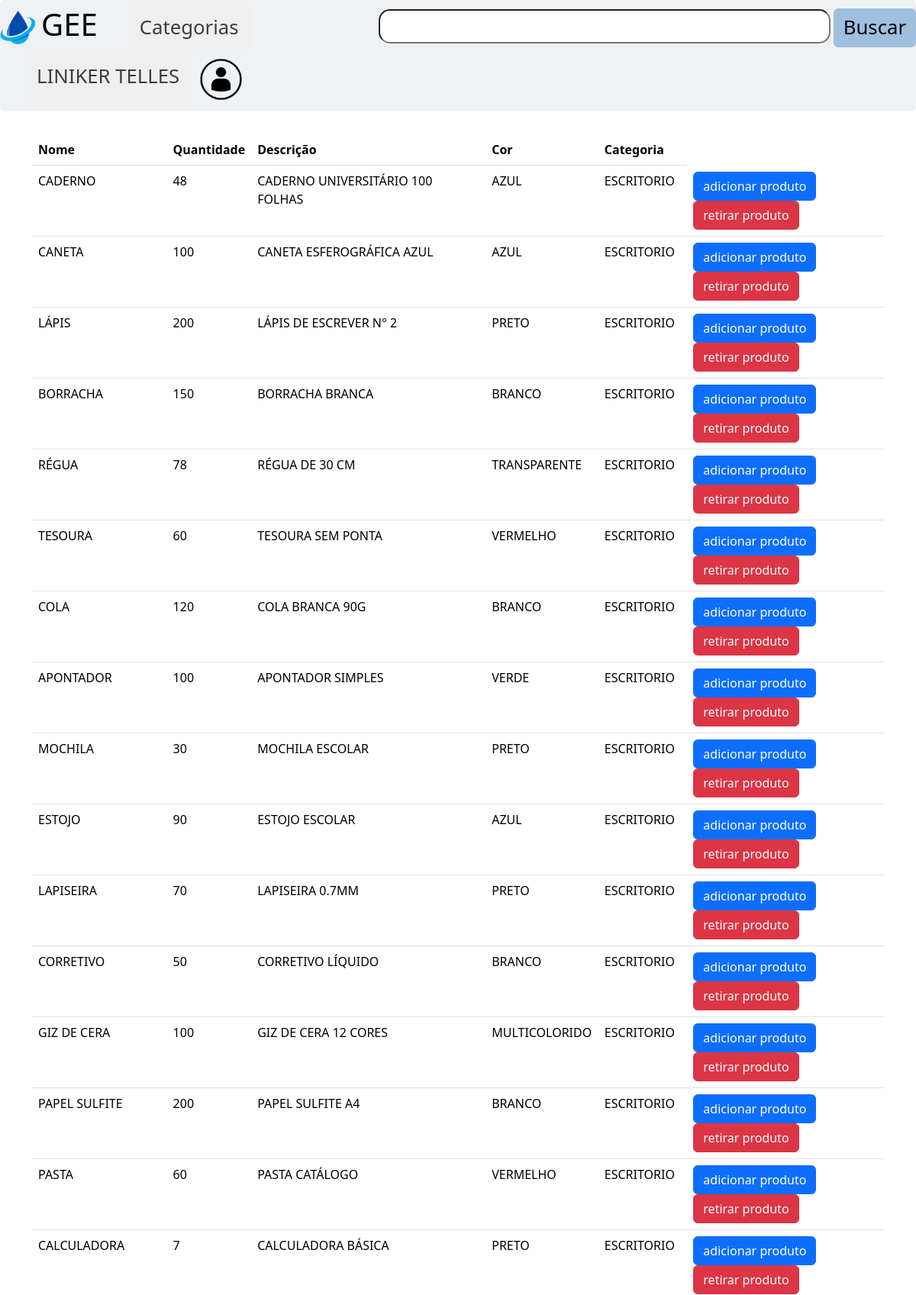
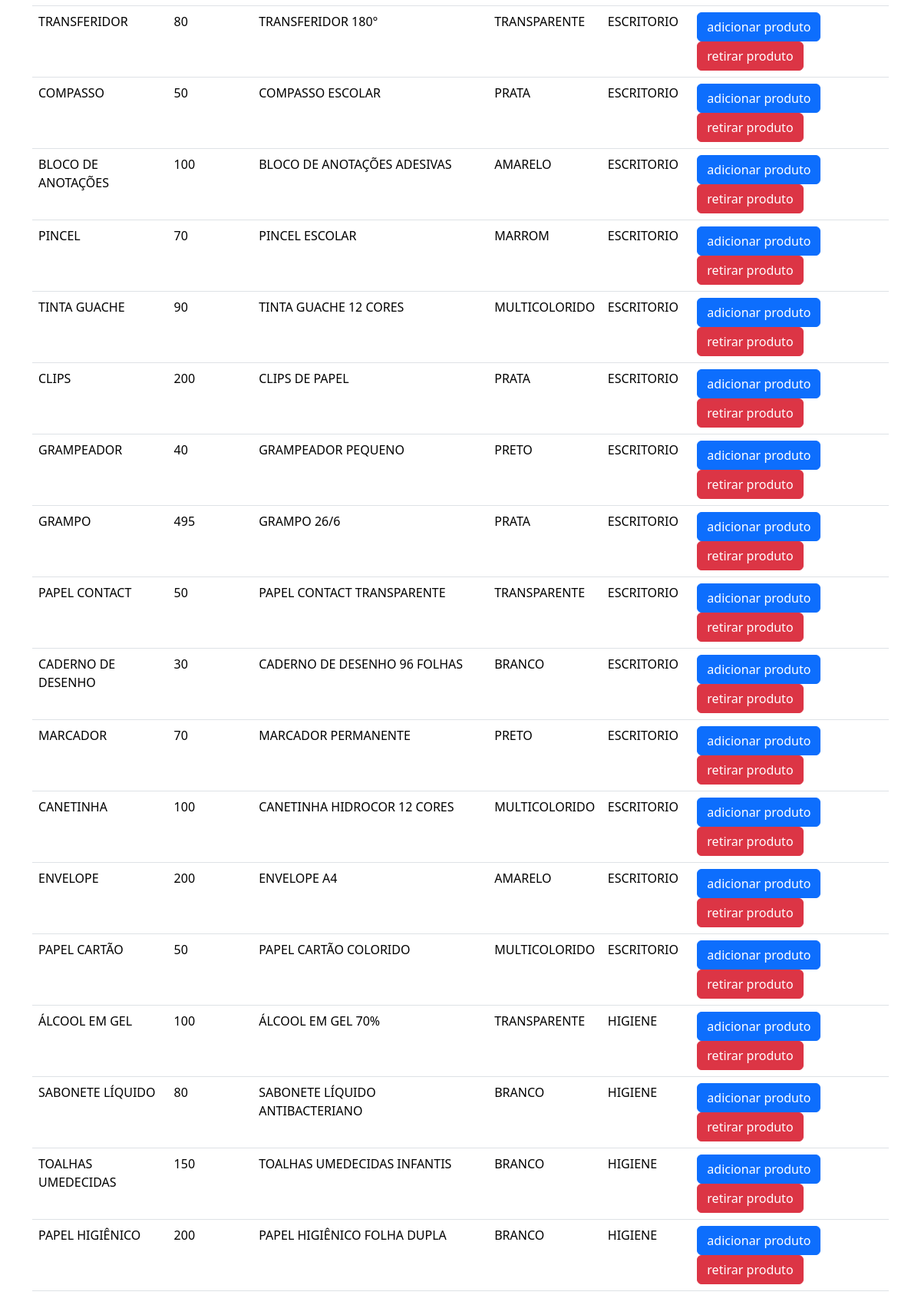
Screenshot of /lista/lista.php (signed in, upper part) with the database file from the repository (2 pictures, top to bottom).
### tables this page shows
CREATE TABLE `produto` (
  `pro_cod` int(11) NOT NULL,
  `pro_nome` varchar(20) NOT NULL,
  `pro_quant` int(11) NOT NULL,
  `pro_descricao` varchar(100) DEFAULT NULL,
  `pro_cor` varchar(30) DEFAULT NULL,
  `pro_limite` int(11) DEFAULT 20,
  `pro_IsActive` bit(1) NOT NULL,
  `cat_cod` int(11) NOT NULL
);

CREATE TABLE `categoria` (
  `cat_cod` int(11) NOT NULL,
  `cat_nome` varchar(25) NOT NULL,
  `cat_IsActive` bit(1) NOT NULL
);

### lista/lista.php (the view, shortened to what this page needs)
<!DOCTYPE html>
<html lang="en">
<head>
    <link href="https://cdn.jsdelivr.net/npm/bootstrap@5.3.3/dist/css/bootstrap.min.css" rel="stylesheet">
</head>
<body class="BodyTable">
    <?php
    include_once("../navBar.php");
    include_once ("../conexao.php");
    ?>
      <div class="container">
          <div class="containerTable">
              <table class="table">
                <thead>
                    <tr>
            <th scope="col">Nome</th>
            <th scope="col">Quantidade</th>
            <th scope="col">Descrição</th>
            <th scope="col">Cor</th>
        <th scope="col">Categoria</th>
    </tr>
</thead>
<tbody>
    <?php
                    if(isset($_GET['cod'])){
                        $cod = $_GET['cod'];
                        $slq = mysqli_query($conexao, "SELECT p.pro_cod as cod,p.pro_cor as cor,p.pro_nome as nome,p.pro_quant as quant,p.pro_descricao as descri,c.cat_nome as nomecat,p.pro_IsActive as active,c.cat_IsActive as activecat FROM produto as p INNER JOIN categoria as c on c.cat_cod=p.cat_cod WHERE c.cat_cod=$cod");
                            }
                            else{
                                $slq = mysqli_query($conexao, "SELECT p.pro_cod as cod,p.pro_cor as cor,p.pro_nome as nome,p.pro_quant as quant,p.pro_descricao as descri,c.cat_nome as nomecat,p.pro_IsActive as active,c.cat_IsActive as activecat FROM produto as p INNER JOIN categoria as c on c.cat_cod=p.cat_cod");
                                }
                                while ($lista = mysqli_fetch_array($slq)) {
                                    if($lista['active'] == true && $lista['activecat'] == true){
                                        ?>
                        <tr>
                            <td><?php echo $lista['nome']; ?></td>
                        <td><?php echo $lista['quant']; ?></td>
                    <td><?php echo $lista['descri']; ?></td>
                <td><?php echo $lista['cor']; ?></td>
            <td><?php echo $lista['nomecat']; ?> </td>
        <td>
            <a href="form.php?cod=<?php echo $lista['cod']; ?>&tipo=adicionar" class="btn btn-primary">adicionar produto</a>
            <a href="form.php?cod=<?php echo $lista['cod']; ?>&tipo=retirar" class="btn btn-danger">retirar produto</a>
                            </td>
                        </tr>
                    <?php }}
                    ; ?>
</tbody>
</table>
</div>
</div>
</body>
</html>

### style.css (style rules this page uses)
body { font-family: "Poppins", sans-serif ; }
::placeholder { text-align: left; padding-left: 3px; font-size: 30px; }
.table { --bs-table-bg: #EFF2F4; }
th { text-align: left !important; }
td { text-align: left !important; }
.containerTable { width: 100%; text-align: center; margin-top: 20px; }

### rows the page displays
produto: pro_nome "CADERNO", pro_quant "48", pro_descricao "CADERNO UNIVERSITÁRIO 100 FOLHAS", pro_cor "AZUL", cat_cod.cat_nome "ESCRITORIO"
produto: pro_nome "CANETA", pro_quant "100", pro_descricao "CANETA ESFEROGRÁFICA AZUL", pro_cor "AZUL", cat_cod.cat_nome "ESCRITORIO"
produto: pro_nome "LÁPIS", pro_quant "200", pro_descricao "LÁPIS DE ESCREVER N° 2", pro_cor "PRETO", cat_cod.cat_nome "ESCRITORIO"
produto: pro_nome "BORRACHA", pro_quant "150", pro_descricao "BORRACHA BRANCA", pro_cor "BRANCO", cat_cod.cat_nome "ESCRITORIO"
produto: pro_nome "RÉGUA", pro_quant "78", pro_descricao "RÉGUA DE 30 CM", pro_cor "TRANSPARENTE", cat_cod.cat_nome "ESCRITORIO"
produto: pro_nome "TESOURA", pro_quant "60", pro_descricao "TESOURA SEM PONTA", pro_cor "VERMELHO", cat_cod.cat_nome "ESCRITORIO"
produto: pro_nome "COLA", pro_quant "120", pro_descricao "COLA BRANCA 90G", pro_cor "BRANCO", cat_cod.cat_nome "ESCRITORIO"
produto: pro_nome "APONTADOR", pro_quant "100", pro_descricao "APONTADOR SIMPLES", pro_cor "VERDE", cat_cod.cat_nome "ESCRITORIO"
produto: pro_nome "MOCHILA", pro_quant "30", pro_descricao "MOCHILA ESCOLAR", pro_cor "PRETO", cat_cod.cat_nome "ESCRITORIO"
produto: pro_nome "ESTOJO", pro_quant "90", pro_descricao "ESTOJO ESCOLAR", pro_cor "AZUL", cat_cod.cat_nome "ESCRITORIO"
produto: pro_nome "LAPISEIRA", pro_quant "70", pro_descricao "LAPISEIRA 0.7MM", pro_cor "PRETO", cat_cod.cat_nome "ESCRITORIO"
produto: pro_nome "CORRETIVO", pro_quant "50", pro_descricao "CORRETIVO LÍQUIDO", pro_cor "BRANCO", cat_cod.cat_nome "ESCRITORIO"
produto: pro_nome "GIZ DE CERA", pro_quant "100", pro_descricao "GIZ DE CERA 12 CORES", pro_cor "MULTICOLORIDO", cat_cod.cat_nome "ESCRITORIO"
produto: pro_nome "PAPEL SULFITE", pro_quant "200", pro_descricao "PAPEL SULFITE A4", pro_cor "BRANCO", cat_cod.cat_nome "ESCRITORIO"
produto: pro_nome "PASTA", pro_quant "60", pro_descricao "PASTA CATÁLOGO", pro_cor "VERMELHO", cat_cod.cat_nome "ESCRITORIO"
produto: pro_nome "CALCULADORA", pro_quant "7", pro_descricao "CALCULADORA BÁSICA", pro_cor "PRETO", cat_cod.cat_nome "ESCRITORIO"
produto: pro_nome "TRANSFERIDOR", pro_quant "80", pro_descricao "TRANSFERIDOR 180°", pro_cor "TRANSPARENTE", cat_cod.cat_nome "ESCRITORIO"
produto: pro_nome "COMPASSO", pro_quant "50", pro_descricao "COMPASSO ESCOLAR", pro_cor "PRATA", cat_cod.cat_nome "ESCRITORIO"
produto: pro_nome "BLOCO DE ANOTAÇÕES", pro_quant "100", pro_descricao "BLOCO DE ANOTAÇÕES ADESIVAS", pro_cor "AMARELO", cat_cod.cat_nome "ESCRITORIO"
produto: pro_nome "PINCEL", pro_quant "70", pro_descricao "PINCEL ESCOLAR", pro_cor "MARROM", cat_cod.cat_nome "ESCRITORIO"
produto: pro_nome "TINTA GUACHE", pro_quant "90", pro_descricao "TINTA GUACHE 12 CORES", pro_cor "MULTICOLORIDO", cat_cod.cat_nome "ESCRITORIO"
produto: pro_nome "CLIPS", pro_quant "200", pro_descricao "CLIPS DE PAPEL", pro_cor "PRATA", cat_cod.cat_nome "ESCRITORIO"
produto: pro_nome "GRAMPEADOR", pro_quant "40", pro_descricao "GRAMPEADOR PEQUENO", pro_cor "PRETO", cat_cod.cat_nome "ESCRITORIO"
produto: pro_nome "GRAMPO", pro_quant "495", pro_descricao "GRAMPO 26/6", pro_cor "PRATA", cat_cod.cat_nome "ESCRITORIO"
produto: pro_nome "PAPEL CONTACT", pro_quant "50", pro_descricao "PAPEL CONTACT TRANSPARENTE", pro_cor "TRANSPARENTE", cat_cod.cat_nome "ESCRITORIO"
produto: pro_nome "CADERNO DE DESENHO", pro_quant "30", pro_descricao "CADERNO DE DESENHO 96 FOLHAS", pro_cor "BRANCO", cat_cod.cat_nome "ESCRITORIO"
produto: pro_nome "MARCADOR", pro_quant "70", pro_descricao "MARCADOR PERMANENTE", pro_cor "PRETO", cat_cod.cat_nome "ESCRITORIO"
produto: pro_nome "CANETINHA", pro_quant "100", pro_descricao "CANETINHA HIDROCOR 12 CORES", pro_cor "MULTICOLORIDO", cat_cod.cat_nome "ESCRITORIO"
produto: pro_nome "ENVELOPE", pro_quant "200", pro_descricao "ENVELOPE A4", pro_cor "AMARELO", cat_cod.cat_nome "ESCRITORIO"
produto: pro_nome "PAPEL CARTÃO", pro_quant "50", pro_descricao "PAPEL CARTÃO COLORIDO", pro_cor "MULTICOLORIDO", cat_cod.cat_nome "ESCRITORIO"
produto: pro_nome "ÁLCOOL EM GEL", pro_quant "100", pro_descricao "ÁLCOOL EM GEL 70%", pro_cor "TRANSPARENTE", cat_cod.cat_nome "HIGIENE"
produto: pro_nome "SABONETE LÍQUIDO", pro_quant "80", pro_descricao "SABONETE LÍQUIDO ANTIBACTERIANO", pro_cor "BRANCO", cat_cod.cat_nome "HIGIENE"
produto: pro_nome "TOALHAS UMEDECIDAS", pro_quant "150", pro_descricao "TOALHAS UMEDECIDAS INFANTIS", pro_cor "BRANCO", cat_cod.cat_nome "HIGIENE"
produto: pro_nome "PAPEL HIGIÊNICO", pro_quant "200", pro_descricao "PAPEL HIGIÊNICO FOLHA DUPLA", pro_cor "BRANCO", cat_cod.cat_nome "HIGIENE"

### other values shown
$_SESSION['nome'] "LINIKER TELLES"
